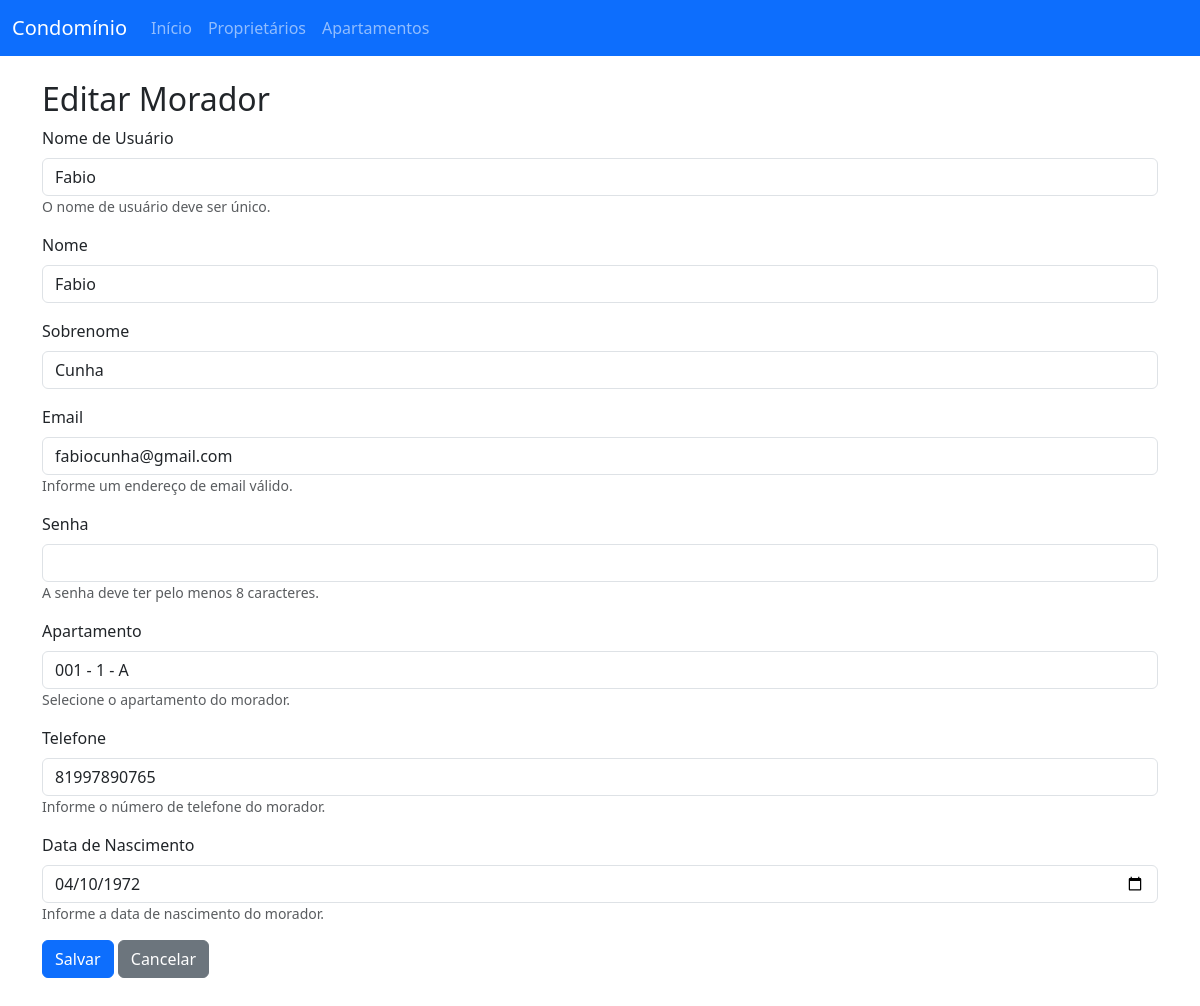
Screenshot of /moradores/morador/update/7/ with the database file from the repository.
### usuarios/models.py (models this page shows, shortened)
class Usuario(AbstractUser):
    PERFIS = (
        ('sindico', 'Síndico'),
        ('porteiro', 'Porteiro'),
        ('morador', 'Morador'),
        ('proprietario', 'Proprietário'),
    )
    perfil = models.CharField(max_length=20, choices=PERFIS)

### moradores/models.py (models this page shows, shortened)
class Morador(Usuario):
    apartamento = models.ForeignKey(Apartamento, on_delete=models.PROTECT, related_name="morador_apartamento")
    telefone = models.CharField(max_length=20)
    data_nascimento = models.DateField(blank=True, null=True)
    data_criacao = models.DateTimeField(auto_now_add=True)
    data_atualizacao = models.DateTimeField(auto_now=True)
    class Meta:
        verbose_name = "Morador"
        verbose_name_plural = "Moradores"

### moradores/views.py (the view)
# urls.py: path('morador/update/<int:pk>/', MoradorUpdateView.as_view(), name='morador_update'),
class MoradorUpdateView(UpdateView):
    model = Morador
    form_class = MoradorForm
    template_name = "moradores/morador_form.html"
    success_url = reverse_lazy("morador_list")

### apartamentos/models.py (called while the page is built)
    def __str__(self):
        bloco_str = f" - {self.bloco}" if self.bloco else ""
        andar_str = f" - {self.andar}" if self.andar else ""
        return f"{self.numero}{andar_str}{bloco_str}"

### moradores/templates/moradores/morador_form.html (shortened to what this page needs)
{% extends 'moradores/base.html' %}
{% block content %}
<h2>{% if form.instance.pk %}Editar{% else %}Novo{% endif %} Morador</h2>
<form method="post" novalidate>
    {% for field in form %}
        <div class="mb-3">
            <label for="{{ field.id_for_label }}" class="form-label">{{ field.label }}</label>
            {{ field }}
            {% if field.help_text %}
                <small class="form-text text-muted">{{ field.help_text }}</small>
            {% endif %}
        </div>
    {% endfor %}
    <button type="submit" class="btn btn-primary">Salvar</button>
    <a href="{% url 'morador_list' %}" class="btn btn-secondary">Cancelar</a>
</form>
{% endblock %}

### rows the page displays
Usuario: form "Fabio" "Fabio" "Cunha" "fabiocunha@gmail.com"
Morador: form "001 - 1 - A" "81997890765" "04/10/1972"

### other values shown
{{ field.label }} "Nome de Usuário" "Nome" "Sobrenome" "Email" "Senha" "Apartamento" "Telefone" "Data de Nascimento"
{{ field.help_text }} "O nome de usuário deve ser único." "Informe um endereço de email válido." "A senha deve ter pelo menos 8 caracteres." "Selecione o apartamento do morador." "Informe o número de telefone do morador." "Informe a data de nascimento do morador."
